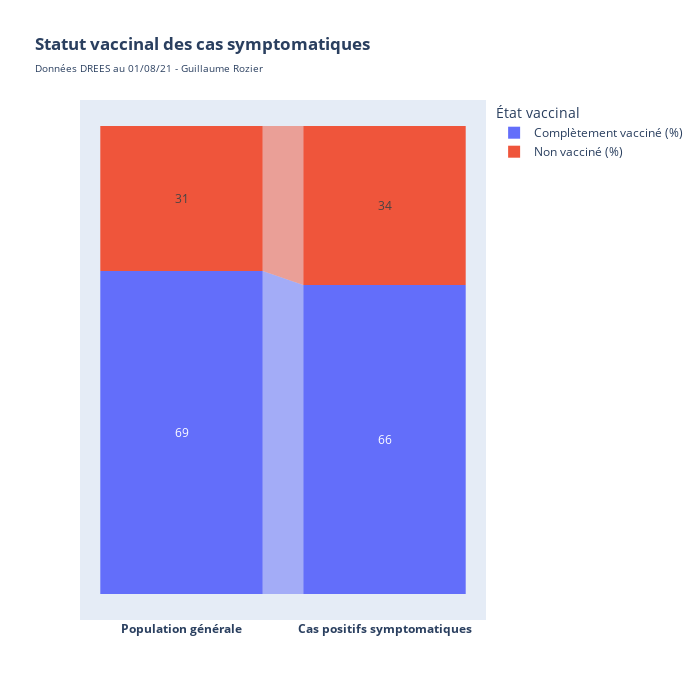

Notebook code for this chart:
### Code cell
positif_vax = round((df_drees_completement_vaccines["nb_PCR+_sympt"].values[-1]/df_drees_ensemble["nb_PCR+_sympt"].values[-1])*100)
pop_vax = round((df_drees_completement_vaccines["effectif"].values[-1]/df_drees_ensemble["effectif"].values[-1])*100)

stages = ["<b>Population générale</b>", "<b>Cas positifs symptomatiques</b>"]
df_mtl = pd.DataFrame(dict(number=[pop_vax, positif_vax], stage=stages))
df_mtl['État vaccinal'] = 'Complètement vacciné (%)'

df_toronto = pd.DataFrame(dict(number=[100-pop_vax, 100-positif_vax], stage=stages))
df_toronto['État vaccinal'] = 'Non vacciné (%)'

df = pd.concat([df_mtl, df_toronto], axis=0)
fig = px.funnel(df, y='number', x='stage', color='État vaccinal', height=700, width=700, orientation="v", title="<b>Statut vaccinal des cas symptomatiques</b><br><span style='font-size: 10px;'>Données DREES au 01/08/21 - Guillaume Rozier</span>")
fig.show()

### Figure 1 — Plotly figure (JSON) as saved in the notebook; plotly's stock layout.template omitted (floating-point values rounded to 4 significant figures)
{"data": [{"hoverlabel": {"namelength": 0}, "hovertemplate": "État vaccinal=Complètement vacciné (%)<br>stage=%{x}<br>number=%{y}", "legendgroup": "Complètement vacciné (%)", "marker": {"color": "#636efa"}, "name": "Complètement vacciné (%)", "orientation": "v", "showlegend": true, "type": "funnel", "x": ["<b>Population générale</b>", "<b>Cas positifs symptomatiques</b>"], "xaxis": "x", "y": [69, 66], "yaxis": "y"}, {"hoverlabel": {"namelength": 0}, "hovertemplate": "État vaccinal=Non vacciné (%)<br>stage=%{x}<br>number=%{y}", "legendgroup": "Non vacciné (%)", "marker": {"color": "#EF553B"}, "name": "Non vacciné (%)", "orientation": "v", "showlegend": true, "type": "funnel", "x": ["<b>Population générale</b>", "<b>Cas positifs symptomatiques</b>"], "xaxis": "x", "y": [31, 34], "yaxis": "y"}], "layout": {"height": 700, "legend": {"title": {"text": "État vaccinal"}, "tracegroupgap": 0}, "title": {"text": "<b>Statut vaccinal des cas symptomatiques</b><br><span style='font-size: 10px;'>Données DREES au 01/08/21 - Guillaume Rozier</span>"}, "width": 700, "xaxis": {"anchor": "y", "domain": [0, 1]}, "yaxis": {"anchor": "x", "domain": [0, 1]}}}
